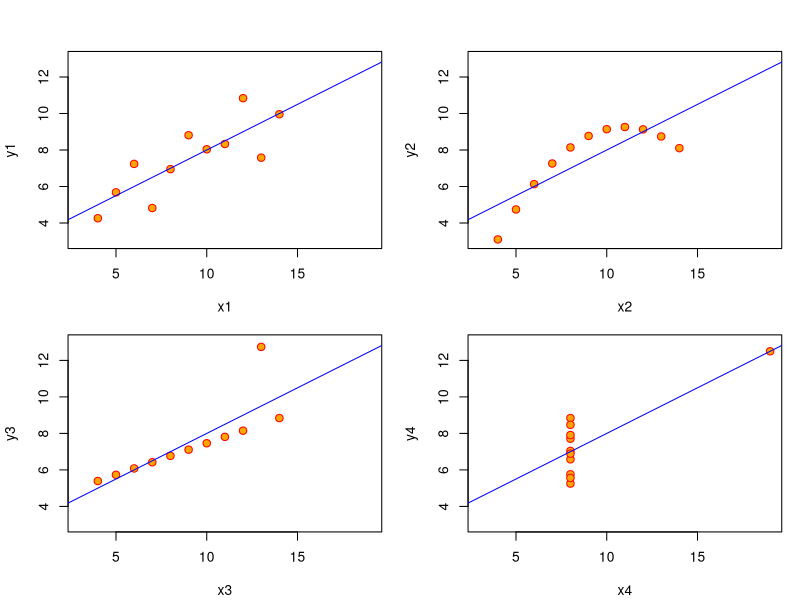
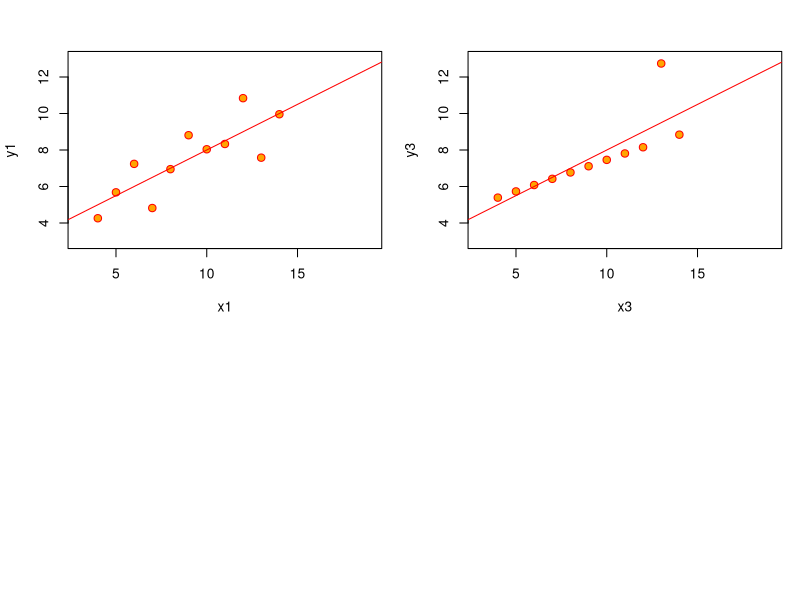

Recreate these plots in R, in order.
## ---- chunk 1

ff <- y ~ x
mods <- setNames(as.list(1:4), paste0("lm", 1:4))
for(i in 1:4) {
  ff[2:3] <- lapply(paste0(c("y","x"), i), as.name)
  ## or   ff[[2]] <- as.name(paste0("y", i))
  ##      ff[[3]] <- as.name(paste0("x", i))
  mods[[i]] <- lmi <- lm(ff, data = anscombe)
  print(anova(lmi))
}

## See how close they are (numerically!)
sapply(mods, coef)
lapply(mods, function(fm) coef(summary(fm)))

## Now, do what you should have done in the first place: PLOTS
op <- par(mfrow = c(2, 2), mar = 0.1+c(4,4,1,1), oma =  c(0, 0, 2, 0))
for(i in 1:4) {
  ff[2:3] <- lapply(paste0(c("y","x"), i), as.name)
  plot(ff, data = anscombe, col = "red", pch = 21, bg = "orange", cex = 1.2,
       xlim = c(3, 19), ylim = c(3, 13))
  abline(mods[[i]], col = "blue")
}


d <- with(anscombe, data.frame(x = x1, y = y1))

write.csv(d, "practice_test_data_set_1.csv")

d <- with(anscombe, data.frame(x = x3, y = y3))
          
write.csv(d, "practice_test_data_set_2.csv")          

## ---- chunk 2
with(anscombe, plot(, x = x1, y = y1 ,col = "red", pch = 21, bg = "orange", 
                    cex = 1.2, xlim = c(3, 19), ylim = c(3, 13)))
abline(lm(data = anscombe, y1 ~ x1), col = "red")
 
## ---- chunk 3
with(anscombe, plot(, x = x3, y = y3 ,col = "red", pch = 21, bg = "orange", 
                    cex = 1.2, xlim = c(3, 19), ylim = c(3, 13)))
abline(lm(data = anscombe, y3 ~ x3), col = "red")
 
